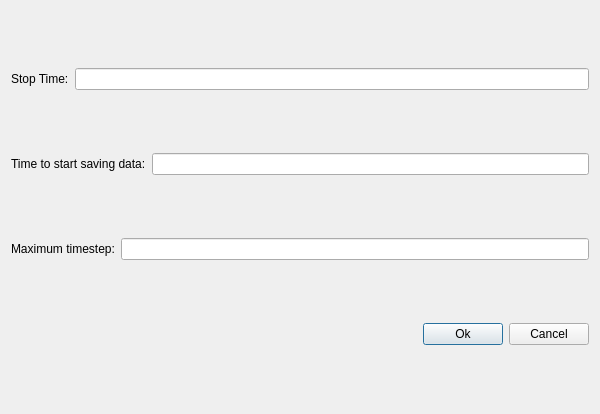
<?xml version="1.0" encoding="UTF-8"?>
<ui version="4.0">
 <class>TranDialog</class>
 <widget class="QDialog" name="TranDialog">
  <property name="geometry">
   <rect>
    <x>0</x>
    <y>0</y>
    <width>600</width>
    <height>414</height>
   </rect>
  </property>
  <property name="windowTitle">
   <string>Dialog</string>
  </property>
  <layout class="QGridLayout" name="gridLayout">
   <item row="1" column="0" colspan="2">
    <layout class="QHBoxLayout" name="horizontalLayout">
     <item>
      <widget class="QLabel" name="startTime">
       <property name="text">
        <string>Time to start saving data:</string>
       </property>
      </widget>
     </item>
     <item>
      <widget class="QLineEdit" name="inputStart">
       <property name="sizePolicy">
        <sizepolicy hsizetype="Expanding" vsizetype="Maximum">
         <horstretch>0</horstretch>
         <verstretch>0</verstretch>
        </sizepolicy>
       </property>
      </widget>
     </item>
    </layout>
   </item>
   <item row="2" column="0" colspan="2">
    <layout class="QHBoxLayout" name="horizontalLayout_3">
     <item>
      <widget class="QLabel" name="maxTime">
       <property name="sizePolicy">
        <sizepolicy hsizetype="Minimum" vsizetype="Minimum">
         <horstretch>0</horstretch>
         <verstretch>0</verstretch>
        </sizepolicy>
       </property>
       <property name="text">
        <string>Maximum timestep:</string>
       </property>
      </widget>
     </item>
     <item>
      <widget class="QLineEdit" name="inputStep">
       <property name="sizePolicy">
        <sizepolicy hsizetype="Expanding" vsizetype="Maximum">
         <horstretch>0</horstretch>
         <verstretch>0</verstretch>
        </sizepolicy>
       </property>
      </widget>
     </item>
    </layout>
   </item>
   <item row="3" column="1">
    <layout class="QHBoxLayout" name="horizontalLayout_4">
     <item>
      <spacer name="horizontalSpacer">
       <property name="orientation">
        <enum>Qt::Horizontal</enum>
       </property>
       <property name="sizeType">
        <enum>QSizePolicy::Expanding</enum>
       </property>
       <property name="sizeHint" stdset="0">
        <size>
         <width>239</width>
         <height>20</height>
        </size>
       </property>
      </spacer>
     </item>
     <item>
      <widget class="QPushButton" name="okButton">
       <property name="text">
        <string>Ok</string>
       </property>
      </widget>
     </item>
     <item>
      <widget class="QPushButton" name="cancelButton">
       <property name="text">
        <string>Cancel</string>
       </property>
      </widget>
     </item>
    </layout>
   </item>
   <item row="0" column="0" colspan="2">
    <layout class="QHBoxLayout" name="horizontalLayout_2">
     <item>
      <widget class="QLabel" name="stopTime">
       <property name="text">
        <string>Stop Time:</string>
       </property>
      </widget>
     </item>
     <item>
      <widget class="QLineEdit" name="inputStop">
       <property name="sizePolicy">
        <sizepolicy hsizetype="Expanding" vsizetype="Maximum">
         <horstretch>0</horstretch>
         <verstretch>0</verstretch>
        </sizepolicy>
       </property>
      </widget>
     </item>
    </layout>
   </item>
  </layout>
 </widget>
 <resources/>
 <connections/>
</ui>
